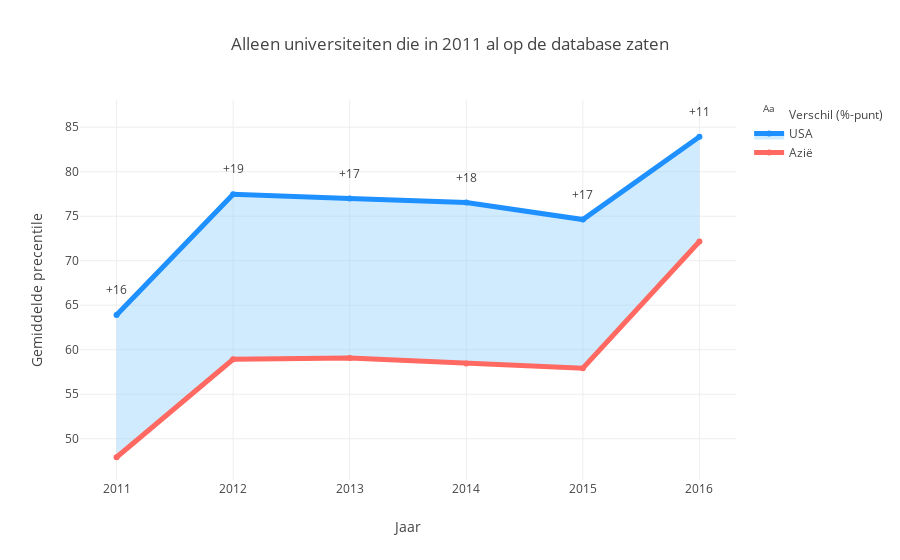

Notebook source saved alongside this figure:
### Code cell
scatter_2011()

### Figure 1 — Plotly figure (JSON) as saved in the notebook; plotly's stock layout.template omitted (floating-point values rounded to 4 significant figures)
{"data": [{"line": {"color": "#FF6961", "width": 5}, "mode": "lines+markers", "name": "Azië", "type": "scatter", "uid": "ef6f6a4f-1d12-455a-a51d-9c875c2dffac", "x": [2011, 2012, 2013, 2014, 2015, 2016], "y": [47.92, 58.93, 59.07, 58.46, 57.92, 72.15]}, {"fill": "tonexty", "fillcolor": "rgba(135, 206, 250, 0.4)", "line": {"color": "#1e90ff", "width": 5}, "mode": "lines+markers", "name": "USA", "textposition": "top center", "type": "scatter", "uid": "b637b254-3bc9-462c-8569-783c0559e862", "x": [2011, 2012, 2013, 2014, 2015, 2016], "y": [63.9, 77.48, 77.0, 76.53, 74.63, 83.92]}, {"hoverinfo": "text", "mode": "text", "name": "Verschil (%-punt)", "text": ["+16", "+19", "+17", "+18", "+17", "+11"], "textposition": "top center", "type": "scatter", "uid": "0fc7ce8d-7926-4339-b390-7975abb57756", "x": [2011, 2012, 2013, 2014, 2015, 2016], "y": [65.9, 79.48, 79.0, 78.53, 76.63, 85.92]}], "layout": {"barmode": "group", "title": {"text": "Alleen universiteiten die in 2011 al op de database zaten"}, "xaxis": {"title": {"text": "Jaar"}, "type": "category"}, "yaxis": {"title": {"text": "Gemiddelde precentile"}}}}
